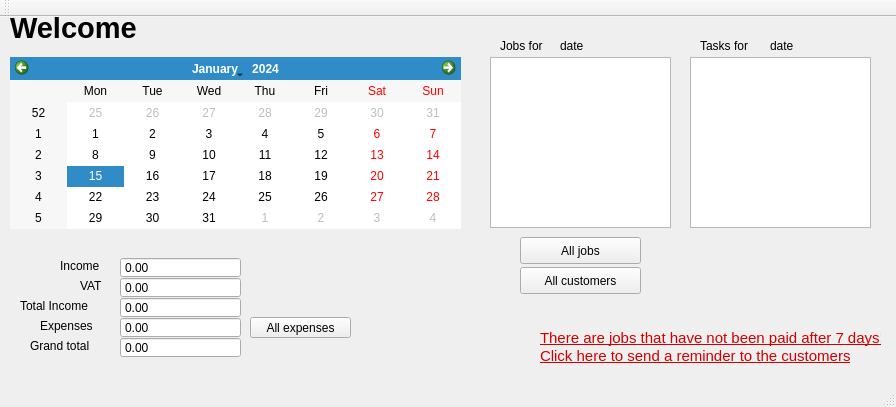
<?xml version="1.0" encoding="UTF-8"?>
<ui version="4.0">
 <class>MainWindow</class>
 <widget class="QMainWindow" name="MainWindow">
  <property name="geometry">
   <rect>
    <x>0</x>
    <y>0</y>
    <width>896</width>
    <height>407</height>
   </rect>
  </property>
  <property name="windowTitle">
   <string>MainWindow</string>
  </property>
  <widget class="QWidget" name="centralWidget">
   <widget class="QCalendarWidget" name="calendar">
    <property name="geometry">
     <rect>
      <x>10</x>
      <y>40</y>
      <width>451</width>
      <height>172</height>
     </rect>
    </property>
   </widget>
   <widget class="QLabel" name="label_welcome">
    <property name="geometry">
     <rect>
      <x>10</x>
      <y>0</y>
      <width>131</width>
      <height>21</height>
     </rect>
    </property>
    <property name="font">
     <font>
      <pointsize>22</pointsize>
      <weight>75</weight>
      <bold>true</bold>
     </font>
    </property>
    <property name="text">
     <string>Welcome</string>
    </property>
   </widget>
   <widget class="QLabel" name="label_income">
    <property name="geometry">
     <rect>
      <x>60</x>
      <y>240</y>
      <width>67</width>
      <height>17</height>
     </rect>
    </property>
    <property name="text">
     <string>Income</string>
    </property>
   </widget>
   <widget class="QLabel" name="label_vat">
    <property name="geometry">
     <rect>
      <x>80</x>
      <y>260</y>
      <width>31</width>
      <height>17</height>
     </rect>
    </property>
    <property name="text">
     <string>VAT</string>
    </property>
   </widget>
   <widget class="QLabel" name="label_totalIncome">
    <property name="geometry">
     <rect>
      <x>20</x>
      <y>280</y>
      <width>91</width>
      <height>17</height>
     </rect>
    </property>
    <property name="text">
     <string>Total Income</string>
    </property>
   </widget>
   <widget class="QLabel" name="label_expenses">
    <property name="geometry">
     <rect>
      <x>40</x>
      <y>300</y>
      <width>71</width>
      <height>17</height>
     </rect>
    </property>
    <property name="text">
     <string>Expenses</string>
    </property>
   </widget>
   <widget class="QLabel" name="label_grandTotal">
    <property name="geometry">
     <rect>
      <x>30</x>
      <y>320</y>
      <width>81</width>
      <height>17</height>
     </rect>
    </property>
    <property name="text">
     <string>Grand total</string>
    </property>
   </widget>
   <widget class="QPushButton" name="pushButton_allExpenses">
    <property name="geometry">
     <rect>
      <x>250</x>
      <y>300</y>
      <width>101</width>
      <height>21</height>
     </rect>
    </property>
    <property name="text">
     <string>All expenses</string>
    </property>
   </widget>
   <widget class="QListWidget" name="listWidget_jobs">
    <property name="geometry">
     <rect>
      <x>490</x>
      <y>40</y>
      <width>181</width>
      <height>171</height>
     </rect>
    </property>
   </widget>
   <widget class="QListWidget" name="listWidget_tasks">
    <property name="geometry">
     <rect>
      <x>690</x>
      <y>40</y>
      <width>181</width>
      <height>171</height>
     </rect>
    </property>
   </widget>
   <widget class="QLabel" name="label_jobsFor">
    <property name="geometry">
     <rect>
      <x>500</x>
      <y>20</y>
      <width>67</width>
      <height>17</height>
     </rect>
    </property>
    <property name="text">
     <string>Jobs for</string>
    </property>
   </widget>
   <widget class="QLabel" name="label_selectedDate1">
    <property name="geometry">
     <rect>
      <x>560</x>
      <y>20</y>
      <width>67</width>
      <height>17</height>
     </rect>
    </property>
    <property name="text">
     <string>date</string>
    </property>
   </widget>
   <widget class="QLabel" name="label_selectedDate2">
    <property name="geometry">
     <rect>
      <x>770</x>
      <y>20</y>
      <width>67</width>
      <height>17</height>
     </rect>
    </property>
    <property name="text">
     <string>date</string>
    </property>
   </widget>
   <widget class="QLabel" name="label_tasksFor">
    <property name="geometry">
     <rect>
      <x>700</x>
      <y>20</y>
      <width>67</width>
      <height>17</height>
     </rect>
    </property>
    <property name="text">
     <string>Tasks for</string>
    </property>
   </widget>
   <widget class="QPushButton" name="pushButton_allJobs">
    <property name="geometry">
     <rect>
      <x>520</x>
      <y>220</y>
      <width>121</width>
      <height>27</height>
     </rect>
    </property>
    <property name="text">
     <string>All jobs</string>
    </property>
   </widget>
   <widget class="QPushButton" name="pushButton_allCustomers">
    <property name="geometry">
     <rect>
      <x>520</x>
      <y>250</y>
      <width>121</width>
      <height>27</height>
     </rect>
    </property>
    <property name="text">
     <string>All customers</string>
    </property>
   </widget>
   <widget class="QLabel" name="label_remindCustomers">
    <property name="geometry">
     <rect>
      <x>540</x>
      <y>310</y>
      <width>341</width>
      <height>41</height>
     </rect>
    </property>
    <property name="text">
     <string>&lt;!DOCTYPE HTML PUBLIC &quot;-//W3C//DTD HTML 4.0//EN&quot; &quot;http://www.w3.org/TR/REC-html40/strict.dtd&quot;&gt;
&lt;html&gt;&lt;head&gt;&lt;meta name=&quot;qrichtext&quot; content=&quot;1&quot; /&gt;&lt;style type=&quot;text/css&quot;&gt;
p, li { white-space: pre-wrap; }
&lt;/style&gt;&lt;/head&gt;&lt;body style=&quot; font-family:'Ubuntu'; font-size:11pt; font-weight:400; font-style:normal;&quot;&gt;
&lt;p style=&quot; margin-top:0px; margin-bottom:0px; margin-left:0px; margin-right:0px; -qt-block-indent:0; text-indent:0px;&quot;&gt;&lt;a href=&quot;a&quot;&gt;&lt;span style=&quot; text-decoration: underline; color:#d10000;&quot;&gt;There are jobs that have not been paid after 7 days!&lt;/span&gt;&lt;/a&gt;&lt;/p&gt;
&lt;p style=&quot; margin-top:0px; margin-bottom:0px; margin-left:0px; margin-right:0px; -qt-block-indent:0; text-indent:0px;&quot;&gt;&lt;a href=&quot;a&quot;&gt;&lt;span style=&quot; text-decoration: underline; color:#d10000;&quot;&gt;Click here to send a reminder to the customers&lt;/span&gt;&lt;/a&gt;&lt;/p&gt;&lt;/body&gt;&lt;/html&gt;</string>
    </property>
   </widget>
   <widget class="QDoubleSpinBox" name="doubleSpinBox_income">
    <property name="geometry">
     <rect>
      <x>120</x>
      <y>240</y>
      <width>121</width>
      <height>21</height>
     </rect>
    </property>
    <property name="readOnly">
     <bool>true</bool>
    </property>
    <property name="buttonSymbols">
     <enum>QAbstractSpinBox::NoButtons</enum>
    </property>
    <property name="maximum">
     <double>999999999.000000000000000</double>
    </property>
   </widget>
   <widget class="QDoubleSpinBox" name="doubleSpinBox_vat">
    <property name="geometry">
     <rect>
      <x>120</x>
      <y>260</y>
      <width>121</width>
      <height>21</height>
     </rect>
    </property>
    <property name="readOnly">
     <bool>true</bool>
    </property>
    <property name="buttonSymbols">
     <enum>QAbstractSpinBox::NoButtons</enum>
    </property>
    <property name="maximum">
     <double>999999999.000000000000000</double>
    </property>
   </widget>
   <widget class="QDoubleSpinBox" name="doubleSpinBox_totalIncome">
    <property name="geometry">
     <rect>
      <x>120</x>
      <y>280</y>
      <width>121</width>
      <height>21</height>
     </rect>
    </property>
    <property name="readOnly">
     <bool>true</bool>
    </property>
    <property name="buttonSymbols">
     <enum>QAbstractSpinBox::NoButtons</enum>
    </property>
    <property name="maximum">
     <double>999999999.000000000000000</double>
    </property>
   </widget>
   <widget class="QDoubleSpinBox" name="doubleSpinBox_expenses">
    <property name="geometry">
     <rect>
      <x>120</x>
      <y>300</y>
      <width>121</width>
      <height>21</height>
     </rect>
    </property>
    <property name="readOnly">
     <bool>true</bool>
    </property>
    <property name="buttonSymbols">
     <enum>QAbstractSpinBox::NoButtons</enum>
    </property>
    <property name="maximum">
     <double>999999999.000000000000000</double>
    </property>
   </widget>
   <widget class="QDoubleSpinBox" name="doubleSpinBox_grandTotal">
    <property name="geometry">
     <rect>
      <x>120</x>
      <y>320</y>
      <width>121</width>
      <height>21</height>
     </rect>
    </property>
    <property name="readOnly">
     <bool>true</bool>
    </property>
    <property name="buttonSymbols">
     <enum>QAbstractSpinBox::NoButtons</enum>
    </property>
    <property name="minimum">
     <double>-999999999.000000000000000</double>
    </property>
    <property name="maximum">
     <double>999999999.000000000000000</double>
    </property>
    <property name="value">
     <double>0.000000000000000</double>
    </property>
   </widget>
  </widget>
  <widget class="QMenuBar" name="menuBar">
   <property name="geometry">
    <rect>
     <x>0</x>
     <y>0</y>
     <width>896</width>
     <height>25</height>
    </rect>
   </property>
  </widget>
  <widget class="QToolBar" name="mainToolBar">
   <attribute name="toolBarArea">
    <enum>TopToolBarArea</enum>
   </attribute>
   <attribute name="toolBarBreak">
    <bool>false</bool>
   </attribute>
  </widget>
  <widget class="QStatusBar" name="statusBar"/>
 </widget>
 <layoutdefault spacing="6" margin="11"/>
 <resources/>
 <connections/>
</ui>
